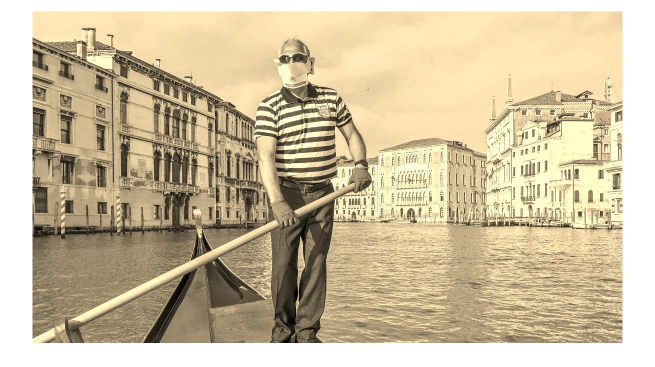
%> input picture assignment2/output:/exercise2:/venice.jpg, 1310 x 734 px, given in place of venice1.jpg, which was not available (shown at 1/2 size)
$ octave assignment2.m   (GNU Octave 9; MATLAB toolbox functions it lacks are replaced by stand-ins)
%> lines starting %> are read from the running program, lines starting %| are printed output that depends on the picture; pictures that were not available may be replaced by others from this repository, and a replacement may not be noted
% Exercise 1
% 1.
figure
I = imread('venice1.jpg');
%> I is the input picture: size 734x1310x3 uint8; mean R, G, B 205, 190.1, 159.3
I = im2double(I);
%> I: size 734x1310x3 double
subplot(2,1,1)
imshow(I)
I_gray = rgb2gray(I);
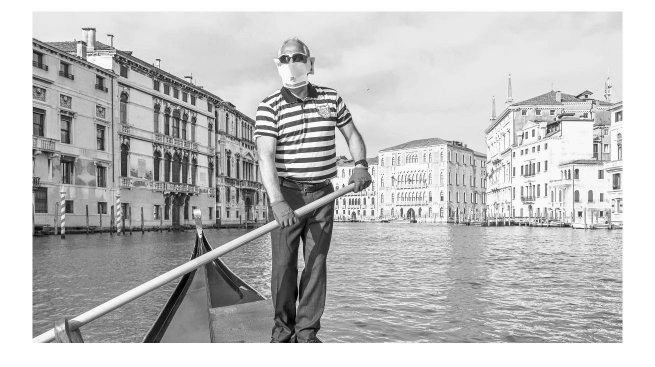
%> I_gray: size 734x1310 double (shown at 1/2 size); min 0, max 1, mean 0.749
subplot(2,1,2)
imshow(I_gray)
    %my own image
    figure
    game = imread('game.jpg');
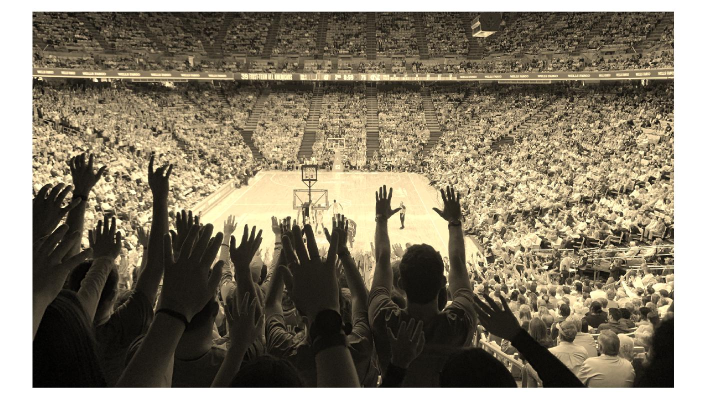
%> input picture assignment2/output:/exercise2:/game.jpg, 1413 x 824 px (shown at 1/2 size)
%> game is the input picture: size 824x1413x3 uint8; mean R, G, B 135.2, 126.5, 108.2
    game = im2double(game);
%> game: size 824x1413x3 double
    subplot(2,1,1)
    imshow(game)
    game_gray = rgb2gray(game);
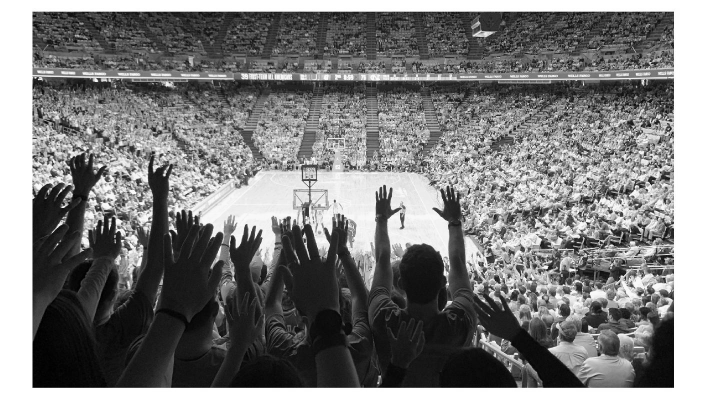
%> game_gray: size 824x1413 double (shown at 1/2 size); min 0, max 1, mean 0.498
    subplot(2,1,2)
    imshow(game_gray)

%2.
%> (the run ends here)
